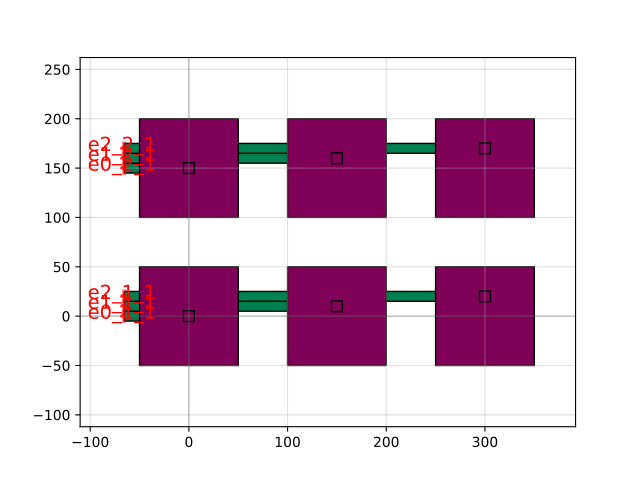

This chart was generated by the following Python code:
import gdsfactory as gf

c = gf.components.array_with_via_2d(spacing=(150.0, 150.0), columns=3, rows=2)
c.plot()
